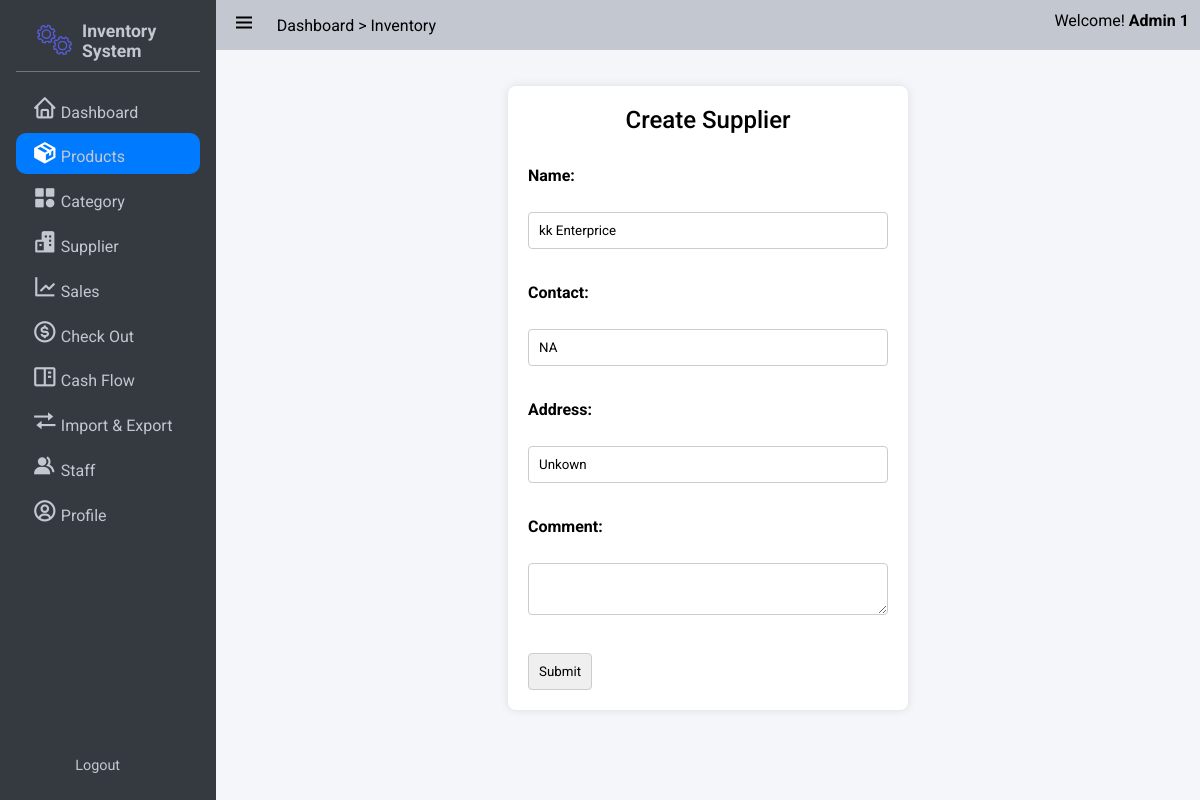
The app's page /suppliers/1 (signed in) with its own data.
### app/models/user.py (models this page shows, shortened)
class Role(db.Model):
    __tablename__ = 'roles'
    id = db.Column(db.Integer(), primary_key=True)
    name = db.Column(db.String(50), unique=True)

class User(UserMixin,db.Model):
    __tablename__ = 'users'
    id = db.Column(db.Integer, primary_key=True)
    StaffID = db.Column(db.String,unique = True)
    First_Name = db.Column(db.String(100, collation='NOCASE'), nullable=False, server_default='')
    Last_Name = db.Column(db.String(100, collation='NOCASE'), nullable=False, server_default='')
    Email = db.Column(db.String(50), unique=True, nullable=False)
    Password = db.Column(db.String(80), nullable=False)
    pins = db.Column(db.Integer)
    roles = db.relationship('Role', secondary='user_roles')
    active = db.Column('is_active', db.Boolean(), nullable=False, server_default='1')
    Email_Confirmed_At = db.Column(db.DateTime())
    Last_Login = db.Column(db.DateTime())

### app/models/supplier.py (models this page shows)
class Supplier(db.Model):
    id = db.Column(db.Integer, primary_key=True)
    Name = db.Column(db.String, nullable=False)
    Contact = db.Column(db.String, nullable=True)
    Address = db.Column(db.String, nullable=True)
    Comment = db.Column(db.String, nullable=True)

### app/supplier/routes.py (the view)
@bp.route('/<int:id>')
@login_required
def get_supplier(id):
    supplier = Supplier.query.get(id)
    return render_template('supplier/detail.html', supplier=supplier)

### app/auth.py (called while the page is built)
@login_manager.user_loader
def load_user(user_id):
    return User.query.get(int(user_id))

### app/templates/supplier/detail.html
{% extends 'base.html' %}
{% block css_style %}
    <link rel="stylesheet" href="{{url_for('static',filename='css/grid.css')}}">
    <link rel="stylesheet" href="{{url_for('static',filename='css/form.css')}}">
{% endblock %}
{% block nav_inventory %}active{% endblock %}
{% block content %}
<div class="form-container">
    <h3>Create Supplier</h3>
    <form method="POST" action="{{ url_for('supplier.update_supplier',id = supplier.id) }}">
        <label for="name">Name:</label><br>
        <input type="text" id="name" name="name" value="{{ supplier.Name if supplier else '' }}" required><br><br>
        <label for="contact">Contact:</label><br>
        <input type="text" id="contact" name="contact" value="{{ supplier.Contact if supplier else '' }}" required><br><br>
        <label for="address">Address:</label><br>
        <input type="text" id="address" name="address" value="{{ supplier.Address if supplier else '' }}" required><br><br>
        <label for="comment">Comment:</label><br>
        <textarea id="comment" name="comment" cols="4" required>{{ supplier.Comment if supplier else '' }}</textarea><br><br>
        <input type="submit" value="Submit">
    </form>
</div>
{% endblock %}

### app/templates/base.html (shortened to what this page needs)
<!DOCTYPE html>
<html lang="en">
<head>
    <link rel="stylesheet" href="{{url_for('static',filename='css/button.css')}}">
    <link rel="stylesheet" href="{{url_for('static',filename='css/style.css')}}">
    <link rel="stylesheet" href="{{url_for('static',filename='css/responsive.css')}}">
    <link rel="stylesheet" href="{{url_for('static',filename='css/cards.css')}}">
    <link rel="stylesheet" href="{{url_for('static',filename='css/preloader.css')}}">
    <link href='https://unpkg.com/boxicons@2.1.4/css/boxicons.min.css' rel='stylesheet'>
    {% block css_style %}{% endblock %}
</head>
<body>
    <div class="wrapper">
        <aside class="opened" id="aside">
            <div class="sidebar">
                <div class="brand-items">
                    <div class="brand-logo">
                        <img src="{{url_for('static',filename='/img/gear-loader.gif')}}" alt="" class="brand-img">
                        <h3>Inventory System</h3>
                    </div>
                </div>
                <div class="menu-bar">
                    <div class="menu">
                        <ul class="menu-links">
                            <li class="menu-link {% block nav_dashboard %}{% endblock %}"><i class='nav-icon bx bx-home'></i><a href="{{ url_for('dashboard') }}">Dashboard</a></li>
                            <li class="menu-link {% block nav_inventory %}{% endblock %}"><i class='nav-icon bx bxs-package'></i><a href="{{ url_for('product.index') }}">Products</a></li>
                            <li class="menu-link {% block nav_category %}{% endblock %}"><i class='nav-icon bx bxs-category' ></i><a href="{{ url_for('category.index') }}">Category</a></li>
                            <li class="menu-link {% block nav_supplier %}{% endblock %}"><i class='nav-icon bx bxs-buildings' ></i><a href="{{ url_for('supplier.index') }}">Supplier</a></li>
                            <li class="menu-link {% block nav_report %}{% endblock %}"><i class='nav-icon bx bx-line-chart' ></i><a href="{{ url_for('sale.sales_index') }}">Sales</a></li>
                            <li class="menu-link {% block nav_checkout %}{% endblock %}"><i class='nav-icon bx bx-dollar-circle' ></i><a href="{{ url_for('sale.show_checkout_page') }}">Check Out</a></li>
                            <li class="menu-link {% block nav_cashflow %}{% endblock %}"><i class='nav-icon bx bx-book-content'></i><a href="{{url_for('cashflow.index')}}">Cash Flow</a></li>
                            <li class="menu-link {% block nav_ImExport %}{% endblock %}"><i class='nav-icon bx bx-transfer'></i><a href="{{url_for('main.imexport_overview')}}">Import & Export</a></li>
                            {% for role in current_user.roles if role.name == 'admin' %}
                                <li class="menu-link {% block nav_staff %}{% endblock %}"><i class='nav-icon bx bxs-group' ></i><a href="{{ url_for('user.index') }}">Staff</a></li>
                            {% endfor %}
                            <li class="menu-link {% block nav_profile %}{% endblock %}"><i class='nav-icon bx bx-user-circle'></i><a href="{{url_for('user.get_staff',id=current_user.id)}}">Profile</a></li>
                        </ul>
                    </div>
                    <div class="bottom-content">
                        <li class="menu-link"><a href="{{url_for('auth.logout')}}">Logout</a></li>
                    </div>
                </div>
            </div>
        </aside>
       <div class="main">
            <header class="main-header">
                <div class="left-nav">
                    <div class="menu-burger">
                        <i class='bx bx-menu '></i>
                    </div>
                    <p>Dashboard > Inventory</p>
                </div>
                <div class="right-nav flex flex-center-center">
                    <span>Welcome! <b>{{current_user.Last_Name + ' ' + current_user.First_Name}}</b></span>
                </div>
            </header>
            <div class="main-container">
                    {% block content %} {% endblock %}
            </div>
        </div>
    </div>
    </body>
    </html>

### app/static/css/button.css (style rules this page uses)
:root { --primary-color: #3498db; --secondary-color: #2ecc71; --accent-color: #e74c3c; --background-color: #ecf0f1; --link-color: #2980b9; --border-color: #bdc3c7; --success-color: #27ae60; --warning-color: #f39c12; --error-color: #c0392b; --info-color: #3498db; --dark-color: #34495e; --light-color: #ecf0f1; --gray-color: #7f8c8d; --purple-color: #9b59b6; --pink-color: #e91e63; --teal-color: #009688; --orange-color: #e67e22; --brown-color: #795548; --cyan-color: #00bcd4; --indigo-color: #3f51b5; --lime-color: #cddc39; --amber-color: #ffc107; --deep-purple-color: #673ab7; --deep-orange-color: #ff5722; --light-green-color: #8bc34a; --blue-gray-color: #607d8b; --yellow-color: #ffeb3b; }

### app/static/css/style.css (style rules this page uses)
:root { --text-color:#212529; --text-color-grey:#c2c7d0; --text-color-dark-grey:#898989; --main-color:#007bff; --main-color-hover:#228dff; --second-color:; --second-color-hover:; --white-color:#fff; --bg-color-dark:#343a40; --bg-color-second-light:#dee2e6; --bg-color-light:#f4f6f9; --toggle-color:#ddd; --red-color:#dc3545; --dark-yellow-color:#ffc107; --yellow-color:#ffc107; --sidebar-width:18%; }
* { font-family: 'Roboto', sans-serif; margin: 0; padding: 0; box-sizing: border-box; scrollbar-width: none; }
a { text-decoration: none; color: var(--main-color); }
ul,li { list-style: none; }
img { width: 100%; object-fit: cover; }
body { width: 100vw; height: 100vh; background: #e9ecef; position: relative; }
.wrapper { height: 100vh; width: 100vw; display: flex; overflow: hidden; }
input { padding: 10px; box-sizing: border-box; border: 1px solid #ccc; border-radius: 4px; }
aside { position: relative; width: 15px; height: 100vh; background: var(--bg-color-dark); transition: margin-left .3s ease-in-out .3s ease-in-out; overflow-x: hidden; overflow-y: hidden; z-index: 999; color: var(--text-color-grey); transition:width 0.3s linear; }
aside.opened { width: var(--sidebar-width); }
.sidebar { padding: 0.625rem 1rem; height: 100%; }
.sidebar li { margin-bottom: .2rem; padding: .5rem 1rem; align-items: flex-end; display: flex; border-radius: 10px; }
.brand-items { display: flex; align-items: center; justify-content: space-between; padding: 0.5rem 1rem; border-bottom: rgba(255, 255, 255, 0.3) 1px solid ; }
.brand-items img { width: 50px; object-fit: cover; padding: 0 5px 0 0; }
.brand-logo { display: flex; align-items: center; }
.brand-logo h3 { font-size: 1.1rem; }
.menu-bar { height: calc(100% - 4rem); display: flex; flex-direction: column; justify-content: space-between; }
.menu-links { margin-top: 1rem; }
.menu-link.active { background: var(--main-color); color: var(--white-color); transition: .05s ease-in-out .03s; }
.menu-link .nav-icon { text-align: center; margin-right: .2rem; font-size: 1.6rem; width: 1.6rem; }
.menu-link a { color: var(--text-color-grey); }
.bottom-content { display: flex; align-items: center; justify-content: space-between; flex-wrap: nowrap; padding: .2em 1em; font-size: 0.9rem; }
.main { width: calc(100% - var(--sidebar-width)); height: 100%; background: var(--bg-color-light); transition: width .3s ease-in; }
.main-header { position: relative; padding: .7rem .7rem; display: flex; justify-content: space-between; background: var(--text-color-grey); }
.left-nav { display: flex; align-items: center; }
.menu-burger { font-size: 1.8rem; }
.left-nav .menu-burger { padding: 0 0.3rem; margin-right: 1rem; font-size: 1.5rem; cursor: pointer; }
.main-container { padding: 1rem 1rem 4rem 1rem; overflow: scroll; height: 100%; }

### app/static/css/form.css (style rules this page uses)
form { margin: 0; padding: 0; border: 0; }
.form-container { max-width: 400px; margin: 20px auto; padding: 20px; background-color: #ffffff; border-radius: 8px; box-shadow: 0 0 10px rgba(0, 0, 0, 0.1); }
.form-container h3 { font-size: 1.5rem; font-weight: 500; text-align: center; margin-bottom: 2rem; }
form label { display: block; margin-bottom: 8px; font-weight: bold; }
form input[type="text"], form input[type="email"], form input[type="password"], form input[type="number"], form input[type="date"], form select, form textarea { width: 100%; padding: 10px; margin-bottom: 15px; box-sizing: border-box; border: 1px solid #ccc; border-radius: 4px; }

### records on screen
User: Last_Name+First_Name "Admin 1"
Supplier: name "kk Enterprice", contact "NA", address "Unkown"
